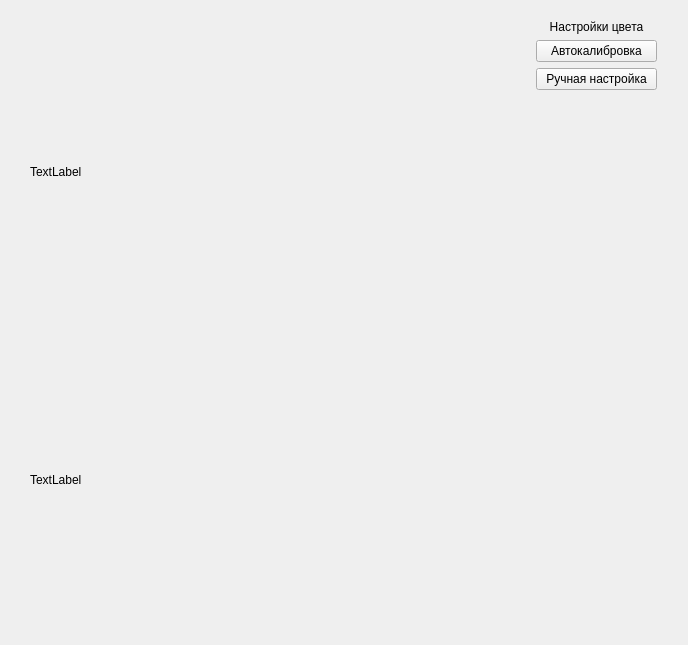
<?xml version="1.0" encoding="UTF-8"?>
<ui version="4.0">
 <class>cvVideoCapture</class>
 <widget class="QWidget" name="cvVideoCapture">
  <property name="geometry">
   <rect>
    <x>0</x>
    <y>0</y>
    <width>688</width>
    <height>645</height>
   </rect>
  </property>
  <property name="windowTitle">
   <string>Form</string>
  </property>
  <widget class="QWidget" name="">
   <property name="geometry">
    <rect>
     <x>30</x>
     <y>20</y>
     <width>627</width>
     <height>611</height>
    </rect>
   </property>
   <layout class="QGridLayout" name="gridLayout">
    <item row="0" column="0" rowspan="2">
     <layout class="QVBoxLayout" name="verticalLayout">
      <item>
       <widget class="QLabel" name="opencvFrameLabel1">
        <property name="minimumSize">
         <size>
          <width>500</width>
          <height>300</height>
         </size>
        </property>
        <property name="text">
         <string>TextLabel</string>
        </property>
       </widget>
      </item>
      <item>
       <widget class="QLabel" name="opencvFrameLabel2">
        <property name="minimumSize">
         <size>
          <width>500</width>
          <height>300</height>
         </size>
        </property>
        <property name="text">
         <string>TextLabel</string>
        </property>
       </widget>
      </item>
     </layout>
    </item>
    <item row="0" column="1">
     <layout class="QVBoxLayout" name="verticalLayout_2">
      <item>
       <widget class="QLabel" name="label_3">
        <property name="text">
         <string>Настройки цвета</string>
        </property>
        <property name="alignment">
         <set>Qt::AlignCenter</set>
        </property>
       </widget>
      </item>
      <item>
       <widget class="QPushButton" name="autoCalibrateColor">
        <property name="text">
         <string>Автокалибровка</string>
        </property>
       </widget>
      </item>
      <item>
       <widget class="QPushButton" name="colorSettings">
        <property name="text">
         <string>Ручная настройка</string>
        </property>
       </widget>
      </item>
     </layout>
    </item>
    <item row="1" column="1">
     <spacer name="verticalSpacer">
      <property name="orientation">
       <enum>Qt::Vertical</enum>
      </property>
      <property name="sizeHint" stdset="0">
       <size>
        <width>20</width>
        <height>40</height>
       </size>
      </property>
     </spacer>
    </item>
   </layout>
  </widget>
 </widget>
 <resources/>
 <connections/>
</ui>
